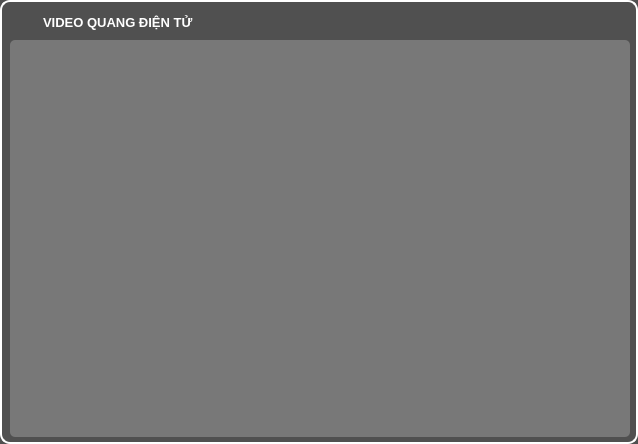
<?xml version="1.0" encoding="UTF-8"?>
<ui version="4.0">
 <class>Lienhop_Videoqdt_Form</class>
 <widget class="QWidget" name="Lienhop_Videoqdt_Form">
  <property name="geometry">
   <rect>
    <x>0</x>
    <y>0</y>
    <width>638</width>
    <height>444</height>
   </rect>
  </property>
  <property name="windowTitle">
   <string>Form</string>
  </property>
  <property name="styleSheet">
   <string notr="true">QWidget#Lienhop_Videoqdt_Form {
background-color: rgb(80, 80, 80);
border-radius: 10px;
border-width: 2;
border-style: solid;
border-color: rgb(255, 255, 255);
}
QGroupBox {
border-radius: 5px;
border-width: 2;
border-style: solid;
border-color: rgb(255, 255, 255);
}
* {
color: white;
}</string>
  </property>
  <widget class="QLabel" name="label_17">
   <property name="geometry">
    <rect>
     <x>10</x>
     <y>11</y>
     <width>620</width>
     <height>23</height>
    </rect>
   </property>
   <property name="maximumSize">
    <size>
     <width>100000</width>
     <height>23</height>
    </size>
   </property>
   <property name="font">
    <font>
     <pointsize>10</pointsize>
     <weight>75</weight>
     <bold>true</bold>
    </font>
   </property>
   <property name="styleSheet">
    <string notr="true">padding-left: 30;
color: white;</string>
   </property>
   <property name="text">
    <string notr="true">VIDEO QUANG ĐIỆN TỬ</string>
   </property>
   <property name="textFormat">
    <enum>Qt::AutoText</enum>
   </property>
  </widget>
  <widget class="QFrame" name="frame">
   <property name="geometry">
    <rect>
     <x>10</x>
     <y>40</y>
     <width>620</width>
     <height>397</height>
    </rect>
   </property>
   <property name="styleSheet">
    <string notr="true">QFrame#frame {
background-color: rgb(120, 120, 120);
border-radius: 5px;
border-width: 0;
}
QGroupBox {
margin-top: 7;
}
QGroupBox::title {
top: -8;
left: 24;
padding-left: 10px;
padding-right: 10px;
}</string>
   </property>
   <property name="frameShape">
    <enum>QFrame::StyledPanel</enum>
   </property>
   <property name="frameShadow">
    <enum>QFrame::Raised</enum>
   </property>
  </widget>
 </widget>
 <resources/>
 <connections/>
</ui>
